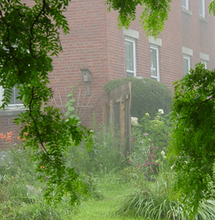
%> input picture Dataset/house_input.png, 215 x 220 px, shrunk from 300 x 307 before the run
$ octave MainSlic.m   (GNU Octave 9; MATLAB toolbox functions it lacks are replaced by stand-ins)
%> lines starting %> are read from the running program, lines starting %| are printed output that depends on the picture
### src/PerformSuperpixelSLIC.m
function klabels = PerformSuperpixelSLIC(img,img_Lab, kseedsl, kseedsa, kseedsb, kseedsx, kseedsy, STEP, compactness)

[m_height, m_width, m_channel] = size(img_Lab);
numseeds = size(kseedsl);
img_Lab = double(img_Lab);
klabels = zeros(m_height, m_width);
degree=3;
%-----------------Amap, a feature used for SLIC----------------------------
Amap=zeros(m_height, m_width);
kh=floor(m_height/degree);
kw=floor(m_width/degree);

 new1=img(:,:,1);
 new2=img(:,:,2);
 new3=img(:,:,3);
 for op1=1:degree:(kh-1)*degree+1
    for op2=1:degree:(kw-1)*degree+1
        I_1(:,:,1)=double(new1(op1:op1+degree-1,op2:op2+degree-1));
        I_1(:,:,2)=double(new2(op1:op1+degree-1,op2:op2+degree-1));
        I_1(:,:,3)=double(new3(op1:op1+degree-1,op2:op2+degree-1));
        I_1=uint8(I_1);
         for i=1:degree
            for j=1:degree
                dark_I(i,j)=min(I_1(i,j,:));
            end;
        end;
        dark_col=reshape(dark_I,degree*degree,1);
        I_col=reshape(I_1,degree*degree,3);
        [dark_sort,Index]=sort(dark_col,'descend');
        num_A=floor(degree*degree/2);%%%%%patch_size>10，divided by 100；4<patch_size<10，divided /10
        Index_A=Index(1:num_A);
        A=max(max(I_col(Index_A,:)));
        A=double(A);
        for ax=op1:op1+degree-1
            for ay=op2:op2+degree-1
                Amap(ax,ay)=A;
            end
        end
    end
 end
%--------------------------------------------------------

invwt = 1/((double(STEP)/double(compactness))*(double(STEP)/double(compactness)));
numk = numseeds;
for itr = 1: 10
    sigmal = zeros(numseeds(1,1), 1);
    sigmaa = zeros(numseeds(1,1), 1);
    sigmab = zeros(numseeds(1,1), 1);
    sigmax = zeros(numseeds(1,1), 1);
    sigmay = zeros(numseeds(1,1), 1);
    clustersize = zeros(numseeds(1,1), 1);
    inv = zeros(numseeds(1,1), 1);
    distvec = double(100000*ones(m_height, m_width));

    for n = 1: numk
        y1 = max(1, kseedsy(n, 1)-STEP);
        y2 = min(m_height, kseedsy(n, 1)+STEP);
        x1 = max(1, kseedsx(n, 1)-STEP);
        x2 = min(m_width, kseedsx(n, 1)+STEP);

        for y = y1: y2
            for x = x1: x2
                %dist_lab = abs(img_Lab(y, x, 1)-kseedsl(n))+abs(img_Lab(y, x, 2)-kseedsa(n))+abs(img_Lab(y, x, 3)-kseedsb(n));
                dist_lab = (img_Lab(y, x, 1)-kseedsl(n, 1))^2+(img_Lab(y, x, 2)-kseedsa(n, 1))^2+(img_Lab(y, x, 3)-kseedsb(n, 1))^2;
                dist_xy = (double(y)-kseedsy(n, 1))*(double(y)-kseedsy(n, 1)) + (double(x)-kseedsx(n, 1))*(double(x)-kseedsx(n, 1));
%                  Da=abs(Amap(y,x)-Amap(fix(kseedsy(n, 1)),fix(kseedsx(n, 1))));
                Da=(Amap(y,x)-Amap(fix(kseedsy(n, 1)),fix(kseedsx(n, 1))))^2;
                dist = dist_lab + dist_xy*invwt+Da;

                %m = (y-1)*m_width+x;
                if (dist<distvec(y, x))
                    distvec(y, x) = dist;
                    klabels(y, x) = n;
                end
            end
        end
    end

    ind = 1;
    for r = 1: m_height
        for c = 1: m_width
            sigmal(klabels(r, c),1) = sigmal(klabels(r, c),1)+img_Lab(r, c, 1);
            sigmaa(klabels(r, c),1) = sigmaa(klabels(r, c),1)+img_Lab(r, c, 2);
            sigmab(klabels(r, c),1) = sigmab(klabels(r, c),1)+img_Lab(r, c, 3);
            sigmax(klabels(r, c),1) = sigmax(klabels(r, c),1)+c;
            sigmay(klabels(r, c),1) = sigmay(klabels(r, c),1)+r;
            clustersize(klabels(r, c),1) = clustersize(klabels(r, c),1)+1;
        end
    end
    for m = 1: numseeds
        if (clustersize(m, 1)<=0)
            clustersize(m, 1) = 1;
        end
        inv(m, 1) = 1/clustersize(m, 1);
    end
    for m = 1: numseeds
        kseedsl(m, 1) = sigmal(m, 1)*inv(m, 1);
        kseedsa(m, 1) = sigmaa(m, 1)*inv(m, 1);
        kseedsb(m, 1) = sigmab(m, 1)*inv(m, 1);
        kseedsx(m, 1) = sigmax(m, 1)*inv(m, 1);
        kseedsy(m, 1) = sigmay(m, 1)*inv(m, 1);
    end
end
end

### src/MainSlic.m
tic
close all;
clc;
clear all;

% parameters related with the region division
K =16; % tunning parameter, the number of seeds for SLIC clusters
m_compactness = 55; % tunning parameter, SLIC algorithm related parameter

img = imread('house_input.png');
%> img is the input picture: size 220x215x3 uint8; mean R, G, B 113.2, 127.6, 82.7
figure
imshow(img);
title('the inut hazy image');

img_size = size(img);
%> img_size = [220 215 3]

%shift the image from RGB to LAB space
cform = makecform('srgb2lab');
img_Lab = applycform(img, cform);
%> img_Lab: size 220x215x3 uint8; mean of channels 1, 2, 3 130.5, 116.9, 149.9

img_sz = img_size(1)*img_size(2);
%> img_sz = 47300
superpixel_sz = img_sz/K;
%> superpixel_sz = 2956.2
STEP = uint32(sqrt(superpixel_sz));
%> STEP = 54
xstrips = uint32(img_size(2)/STEP);
%> xstrips = 4
ystrips = uint32(img_size(1)/STEP);
%> ystrips = 4
xstrips_adderr = double(img_size(2))/double(xstrips);
%> xstrips_adderr = 53.75
ystrips_adderr = double(img_size(1))/double(ystrips);
%> ystrips_adderr = 55
numseeds = xstrips*ystrips;
%> numseeds = 16

kseedsx = zeros(numseeds, 1);
kseedsy = zeros(numseeds, 1);
kseedsl = zeros(numseeds, 1);
kseedsa = zeros(numseeds, 1);
kseedsb = zeros(numseeds, 1);
n = 1;
for y = 1: ystrips
    for x = 1: xstrips
        kseedsx(n, 1) = (double(x)-0.5)*xstrips_adderr;
        kseedsy(n, 1) = (double(y)-0.5)*ystrips_adderr;
        kseedsl(n, 1) = img_Lab(fix(kseedsy(n, 1)), fix(kseedsx(n, 1)), 1);
        kseedsa(n, 1) = img_Lab(fix(kseedsy(n, 1)), fix(kseedsx(n, 1)), 2);
        kseedsb(n, 1) = img_Lab(fix(kseedsy(n, 1)), fix(kseedsx(n, 1)), 3);
        n = n+1;
    end
end
%> after the loop, kseedsa = [112; 134; 133; 133; 105; 131; 119; 98; 110; 100; 121; 102; 110; 103; 106; 99]; kseedsb = [149; 136; 133; 131; 159; 137; 140; 173; 166; 166; 139; 165; 155; 173; 164; 171]; kseedsl = [62; 164; 160; 167; 61; 151; 140; 111; 88; 86; 131; 79; 136; 141; 168; 99]; kseedsx = [26.88; 80.62; 134.4; 188.1; 26.88; 80.62; 134.4; 188.1; 26.88; 80.62; 134.4; 188.1; 26.88; 80.62; 134.4; 188.1]; kseedsy = [27.5; 27.5; 27.5; 27.5; 82.5; 82.5; 82.5; 82.5; 137.5; 137.5; 137.5; 137.5; 192.5; 192.5; 192.5; 192.5]; n = 17
n = 1;
%compute super-pixels
klabels = PerformSuperpixelSLIC(img,img_Lab, kseedsl, kseedsa, kseedsb, kseedsx, kseedsy, STEP, m_compactness);
%> in PerformSuperpixelSLIC, `numseeds = size(kseedsl);`: numseeds = [16 1]
%> in PerformSuperpixelSLIC, `img_Lab = double(img_Lab);`: img_Lab: size 220x215x3 double; mean of channels 1, 2, 3 130.5, 116.9, 149.9
%> in PerformSuperpixelSLIC, `new1=img(:,:,1);`:
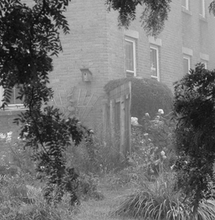
%> new1: size 220x215 uint8; min 8, max 252, mean 113.2
%> in PerformSuperpixelSLIC, `new2=img(:,:,2);`:
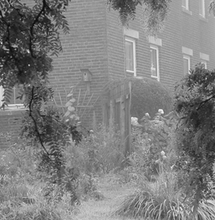
%> new2: size 220x215 uint8; min 6, max 246, mean 127.6
%> in PerformSuperpixelSLIC, `new3=img(:,:,3);`:
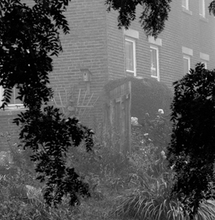
%> new3: size 220x215 uint8; min 0, max 238, mean 82.7
%> after the loop in PerformSuperpixelSLIC, `for op1=1:degree:(kh-1)*degree+1`:
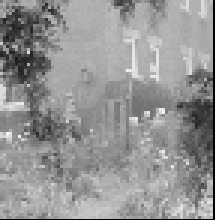
%> Amap: size 220x215 double; min 0, max 252, mean 147.5
%> after the loop in PerformSuperpixelSLIC, `for op1=1:degree:(kh-1)*degree+1`: dark_I = [91 129 91; 57 101 127; 94 59 131]
%> in PerformSuperpixelSLIC, `numk = numseeds;`: numk = [16 1]
%> (the run ends here)
